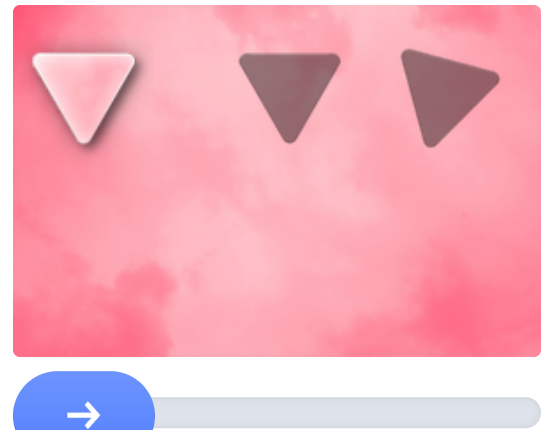
#> input picture today_downloads/canvas.png, 555 x 430 px, found by its file name
$ python test_piece.py
#> lines starting #> are read from the running program, lines starting #| are printed output that depends on the picture; after the words box and inside, x2 and y2 are one past the last pixel; in counts of white or black regions, pixels touching at a corner belong together
import cv2
import numpy as np

canvas = cv2.imread(r"d:\auto account creatoion\canvas.png")
#> canvas is the input picture: shape (430, 555, 3); mean B, G, R 188.5, 174, 242
gray = cv2.cvtColor(canvas, cv2.COLOR_BGR2GRAY)
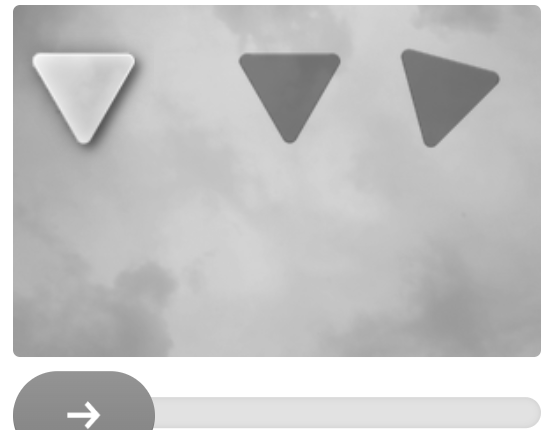
#> gray: shape (430, 555); min 85, max 255, mean 196

# In the canvas, the piece has a bright white glowing border
# Threshold for bright pixels
_, bright = cv2.threshold(gray, 220, 255, cv2.THRESH_BINARY)
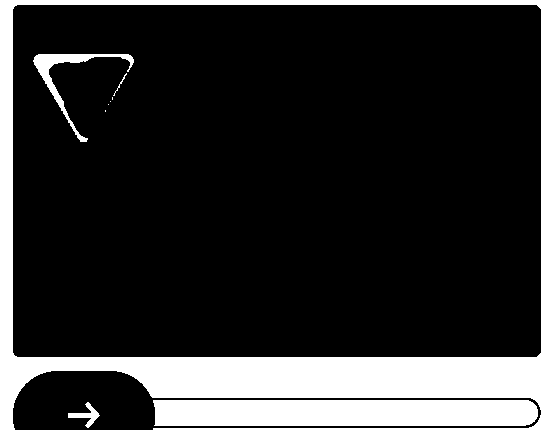
#> bright: shape (430, 555); 19% white; 9 white regions (4 under 20 px)
cv2.imwrite(r"d:\auto account creatoion\bright.png", bright)

contours, _ = cv2.findContours(bright, cv2.RETR_EXTERNAL, cv2.CHAIN_APPROX_SIMPLE)
#> contours = 3 contours; box (x1, y1, x2, y2) and area: (0, 0, 555, 430) 218230, (153, 400, 538, 426) 9492, (68, 402, 100, 428) 221
for c in contours:
    x, y, w, h = cv2.boundingRect(c)
    print(f"Bright contour: x={x}, y={y}, w={w}, h={h}, area={cv2.contourArea(c)}")
#> this loop made 3 passes
#> (x, y, w, h) on passes 1 to 3: (68, 402, 32, 26), (153, 400, 385, 26), (0, 0, 555, 430)
#| Bright contour: x=68, y=402, w=32, h=26, area=221.0
#| Bright contour: x=153, y=400, w=385, h=26, area=9492.5
#| Bright contour: x=0, y=0, w=555, h=430, area=218230.0
